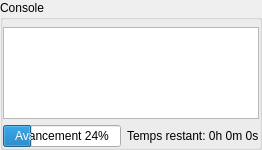
     <widget class="QGroupBox" name="_consoleGroup">
      <property name="maximumSize">
       <size>
        <width>16777215</width>
        <height>150</height>
       </size>
      </property>
      <property name="title">
       <string>Console</string>
      </property>
      <property name="flat">
       <bool>true</bool>
      </property>
      <property name="checkable">
       <bool>false</bool>
      </property>
      <layout class="QGridLayout" name="gridLayout_4">
       <property name="sizeConstraint">
        <enum>QLayout::SetDefaultConstraint</enum>
       </property>
       <property name="leftMargin">
        <number>0</number>
       </property>
       <property name="topMargin">
        <number>7</number>
       </property>
       <property name="rightMargin">
        <number>0</number>
       </property>
       <property name="bottomMargin">
        <number>0</number>
       </property>
       <item row="0" column="0">
        <widget class="QTextEdit" name="_console">
         <property name="readOnly">
          <bool>true</bool>
         </property>
         <property name="html">
          <string>&lt;!DOCTYPE HTML PUBLIC &quot;-//W3C//DTD HTML 4.0//EN&quot; &quot;http://www.w3.org/TR/REC-html40/strict.dtd&quot;&gt;
&lt;html&gt;&lt;head&gt;&lt;meta name=&quot;qrichtext&quot; content=&quot;1&quot; /&gt;&lt;style type=&quot;text/css&quot;&gt;
p, li { white-space: pre-wrap; }
&lt;/style&gt;&lt;/head&gt;&lt;body style=&quot; font-family:'Sans'; font-size:10pt; font-weight:400; font-style:normal;&quot;&gt;
&lt;p style=&quot;-qt-paragraph-type:empty; margin-top:0px; margin-bottom:0px; margin-left:0px; margin-right:0px; -qt-block-indent:0; text-indent:0px;&quot;&gt;&lt;/p&gt;&lt;/body&gt;&lt;/html&gt;</string>
         </property>
        </widget>
       </item>
       <item row="1" column="0">
        <widget class="QWidget" name="_progress" native="true">
         <layout class="QHBoxLayout" name="horizontalLayout">
          <property name="margin">
           <number>0</number>
          </property>
          <item>
           <widget class="QProgressBar" name="_progressBar">
            <property name="value">
             <number>24</number>
            </property>
            <property name="format">
             <string>Avancement %p%</string>
            </property>
           </widget>
          </item>
          <item>
           <widget class="QLabel" name="_ellapse">
            <property name="text">
             <string>Temps restant: 0h 0m 0s</string>
            </property>
           </widget>
          </item>
         </layout>
        </widget>
       </item>
      </layout>
     </widget>
